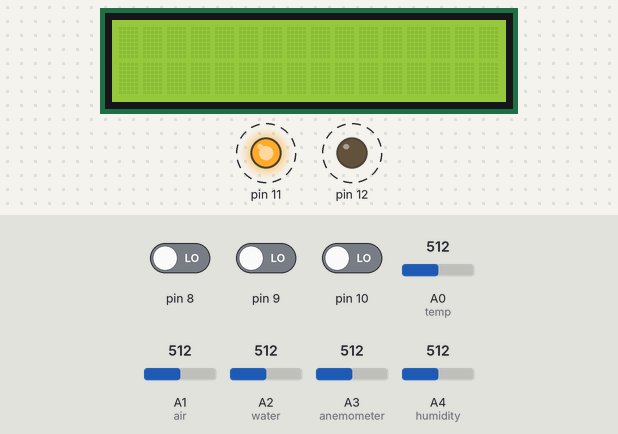
A sketch run on a simulated Arduino Uno, built with avr-gcc and run on an emulated ATmega328P. Parts: 16×2 character LCD, output pins drawn as LEDs (lit = HIGH). Dashed ring = blinking. The inputs (shaded band) are chosen by the test bench; at power-on: pin 8 LOW, pin 9 LOW, pin 10 LOW, A0 (temp) = 512, A1 (air) = 512, A2 (water) = 512, A3 (anemometer) = 512, A4 (humidity) = 512. What the sketch prints to the serial monitor is not drawn.

Above: at 1.2 s.
1.3 s: pin 8 driven HIGH
At 1.9 s:
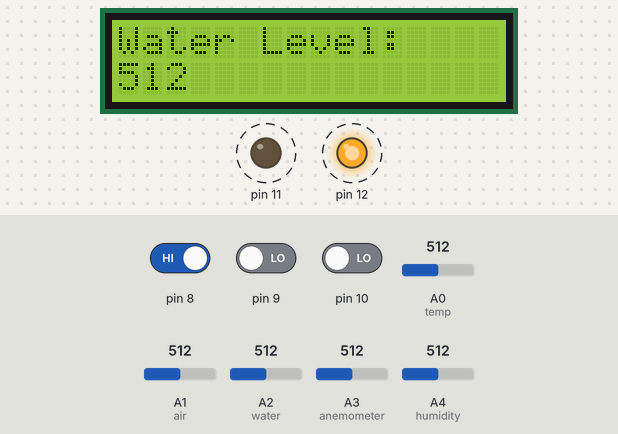
5.3 s: pin 9 driven HIGH
At 6.8 s:
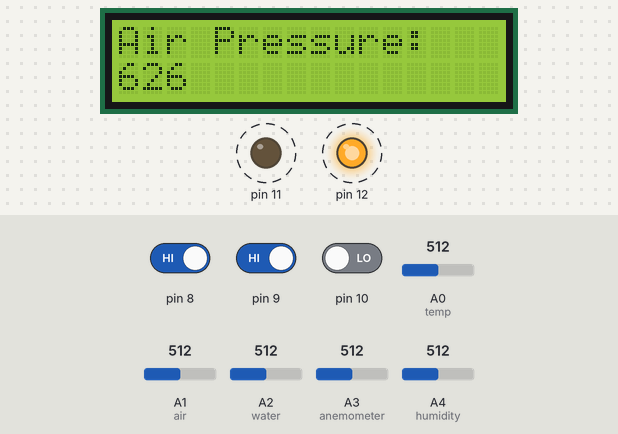
9.8 s: pin 10 driven HIGH
At 10.7 s:
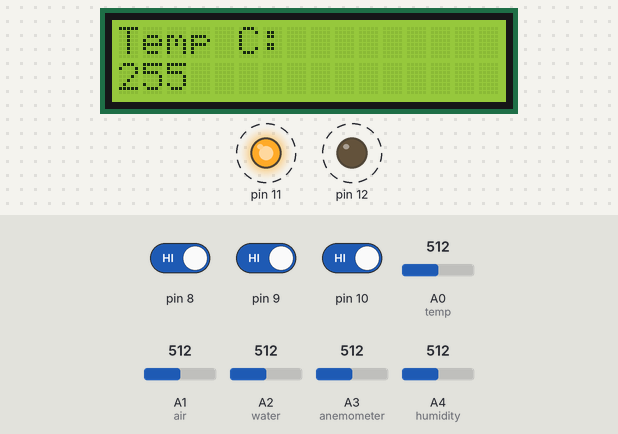
13.8 s: A0 (temp) set to 716
At 16.8 s:
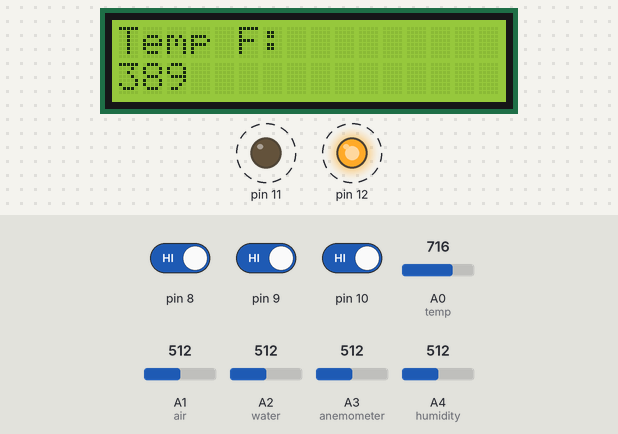
17.3 s: A0 (temp) set to 992
At 19.55 s:
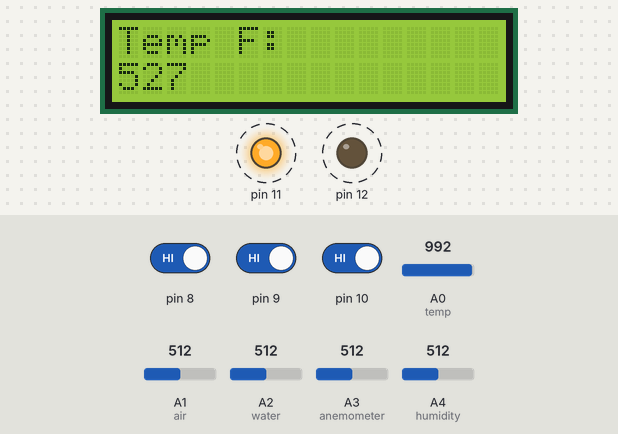
20.9 s: A0 (temp) set to 306
At 23.2 s:
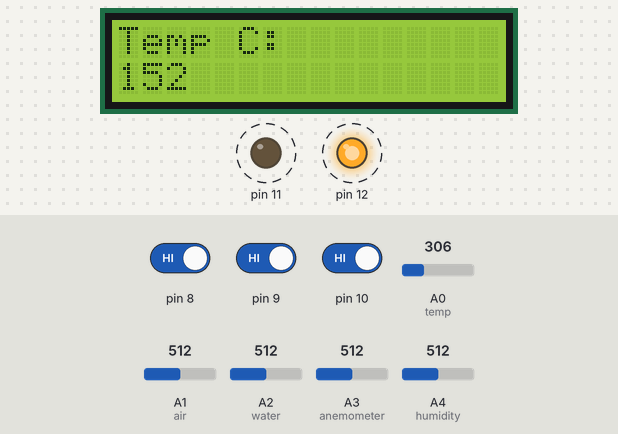
Timing chart, 0 to 25.5 s (numbered marks = the images above; inputs shaded):
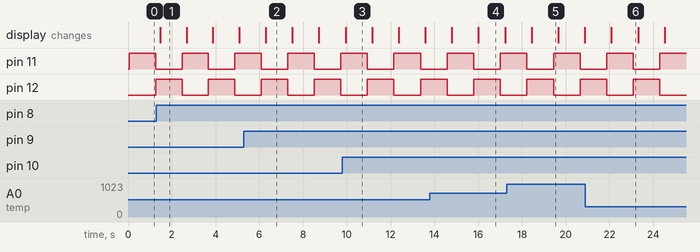

The sketch:

code_1.ino
```cpp
#include <LiquidCrystal.h>
LiquidCrystal lcd(2,3,4,5,6,7);
int tempC;
int tempF;

int i = 0;
int counter = 0;

void setup() {
  Serial.begin(9600);
  lcd.begin(16, 2);
  pinMode(A0, INPUT); //temp
  pinMode(A1, INPUT); // air
  pinMode(A2, INPUT); // water
  pinMode(A3, INPUT); // anemometer
  pinMode(A4, INPUT); // humidity

  pinMode(11, OUTPUT);
  pinMode(12, OUTPUT);

}

void lcdPrint(String text, int value){
  lcd.clear();
  lcd.setCursor(0, 0);
  lcd.print(text);
  lcd.setCursor(0, 1);
  lcd.print(value);
}

void loop() {
  if(i<1){
    digitalWrite(11,HIGH);
    digitalWrite(12,LOW);
    i=1;
  }else{
    digitalWrite(11,LOW);
    digitalWrite(12,HIGH);
    i=0;
  }
  counter++;
  delay(200);


  int temperature = analogRead(A0);
  int air = analogRead(A1);
  int waterLevel = analogRead(A2);
  int anemometer = analogRead(A3);
  int humid = analogRead(A4);

  bool windSpeed_btn = digitalRead(8) && digitalRead(11);
  bool humid_btn = digitalRead(9) && digitalRead(11);
  bool tempC_btn = digitalRead(10) && digitalRead(11);

  bool waterlvl_btn = digitalRead(8) && digitalRead(12);
  bool air_btn = digitalRead(9) && digitalRead(12);
  bool tempF_btn = digitalRead(10) && digitalRead(12);


  //CONVERSION
  float voltage = temperature * 5.0;
  tempC = (((voltage - 0.5) * 100+50)/1000)-1;
  tempF = (tempC * (9/5)) + 32;
  air += 114;
  humid += 541;
  anemometer += 636;


  if(windSpeed_btn){
    lcdPrint("Wind Speed km/h:", anemometer);
  }
  if(humid_btn){
    lcdPrint("Humidity:", humid);
  }
  if(tempC_btn){
    lcdPrint("Temp C:", tempC);
  }

  if(waterlvl_btn){
    lcdPrint("Water Level:", waterLevel);
  }
  if(air_btn){
    lcdPrint("Air Pressure:", air);
  }
  if(tempF_btn){
    lcdPrint("Temp F:", tempF);
  }

  Serial.print(anemometer);
  Serial.print(",");
  Serial.print(air);
  Serial.print(",");
  Serial.print(waterLevel);
  Serial.print(",");
  Serial.print(humid);
  Serial.print(",");
  Serial.print(tempC);
  Serial.print(",");
  Serial.println(tempF);

  delay(1000);

}
```

Measured:
- after the input at 1.3 s, the display: changes after 0.17 s (image 1)
- after the input at 5.3 s, the display: changes after 1.0 s (image 2)
- after the input at 9.8 s, the display: changes after 0.14 s (image 3)
- after the input at 13.8 s, the display: first changes after 1.0 s (image 4 shows a later state)
- after the input at 17.3 s, the display: changes after 1.1 s (image 5)
- after the input at 20.9 s, the display: changes after 1.2 s (image 6)
- what the display in image 1 shows lasts 1.2 s, from 1.5 s to 2.7 s
